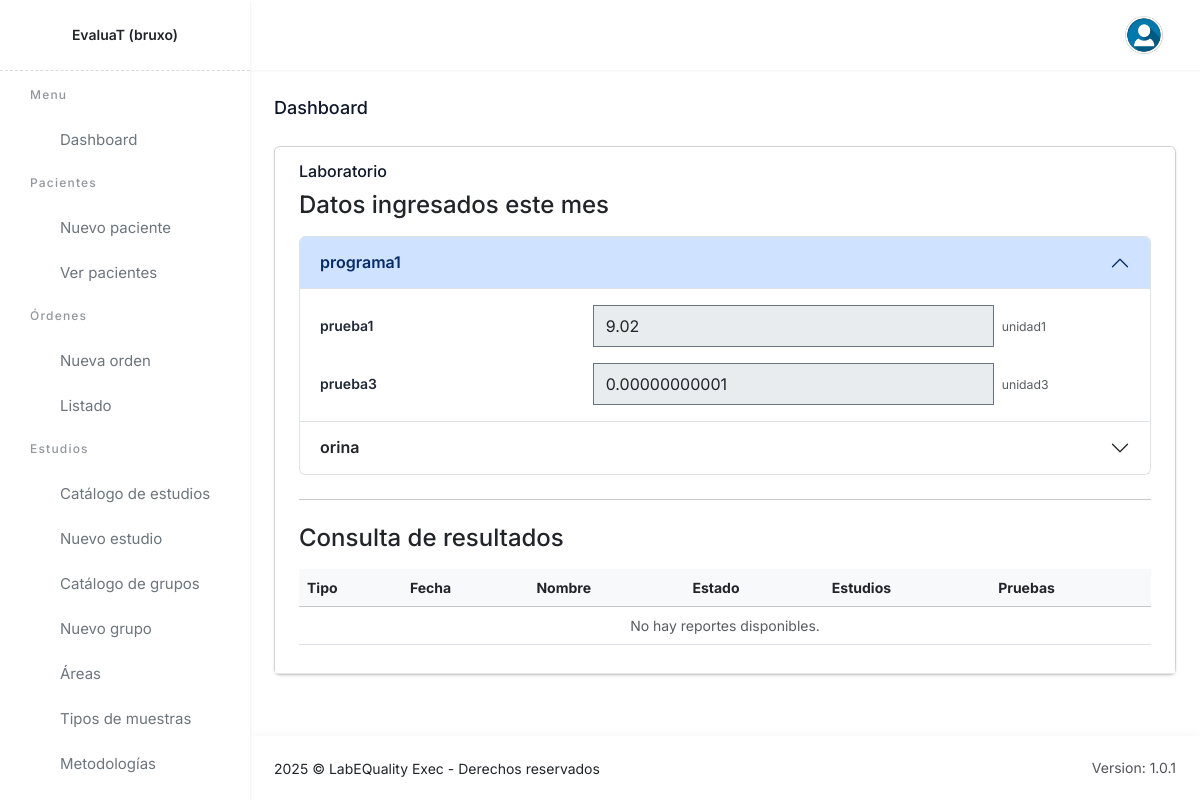
Before: /lab/ (signed in) with the older database file.
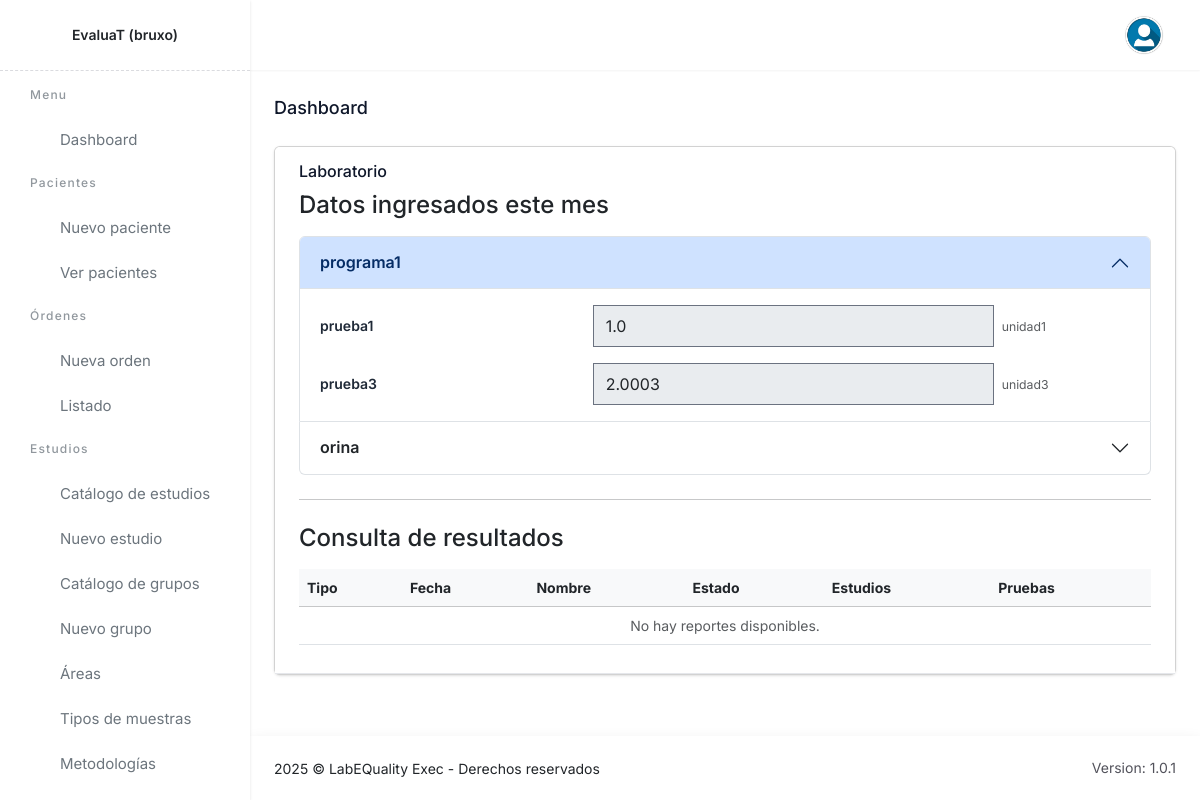
After: the same page with the newer database file.
### lab/models.py (models this page shows, shortened)
class Dato(models.Model):
    laboratorio_id = models.ForeignKey(Laboratorio, on_delete=models.PROTECT, related_name='datos')
    prueba_id = models.ForeignKey(Prueba, on_delete=models.PROTECT, related_name='datos')
    valor = models.FloatField()
    fecha = models.DateTimeField(auto_now_add=True)
    mes = models.DateField(default=first_day_of_current_month)  # primer día del mes actual
    class Meta:
        constraints = [
            models.UniqueConstraint(
                fields=['laboratorio_id', 'prueba_id', 'mes'],
                name='uq_dato_lab_prueba_mes'
            )
        ]

### lab/views.py (the view, shortened to what this page needs)
# urls.py: path("lab/", views.LabMainView.as_view(), name='labmainview'),
class LabMainView(LoginRequiredMixin, View):
    template_name = 'labmain.html'
    login_url = reverse_lazy('lab:homepage')
    template_name = 'labmain.html'
    login_url = reverse_lazy('lab:homepage')
    def get(self, request):
        lab_id = request.session.get("laboratorio_seleccionado")
        lab = Laboratorio.objects.filter(id=lab_id).first() if lab_id else None
        if not lab:
            messages.error(request, "No hay laboratorio asociado a tu usuario.")
            return redirect('lab:homepage')
        avanzar_estado_si_corresponde(lab, persistir=True)
        ctx = {'lab': lab, 'today': timezone.localdate()}
        cfgs = (LaboratorioPruebaConfig.objects
                .filter(laboratorio_id=lab)
                .select_related("prueba_id", "unidad_de_medida_id"))
        unidades_por_prueba = {
            c.prueba_id_id: (c.unidad_de_medida_id.nombre if c.unidad_de_medida_id else "")
            for c in cfgs
        }
        pruebas_cfg_ids = list(unidades_por_prueba.keys())
        pls = ProgramaLaboratorio.objects.filter(laboratorio_id=lab).select_related("programa_id")
        programas = []
        for pl in pls:
            pruebas = (Prueba.objects
                       .filter(programa_id=pl.programa_id, id__in=pruebas_cfg_ids)
                       .order_by("nombre"))
            if pruebas.exists():
                filas = [{"prueba": p, "unidad": unidades_por_prueba.get(p.id, "")} for p in pruebas]
                programas.append({"programa": pl.programa_id, "filas": filas})
        pruebas_flat = Prueba.objects.filter(id__in=pruebas_cfg_ids).order_by("nombre")
        mes_vigente = timezone.localdate().replace(day=1)
        datos_list = Dato.objects.filter(laboratorio_id=lab.id, mes=mes_vigente)
        datos_por_prueba = {d.prueba_id_id: d for d in datos_list}
        pruebas_flat = Prueba.objects.filter(id__in=pruebas_cfg_ids).order_by("programa_id__nombre", "nombre")
        mes_vigente = timezone.localdate().replace(day=1)
        datos_list = Dato.objects.filter(laboratorio_id=lab.id, mes=mes_vigente)
        datos_por_prueba = {d.prueba_id_id: d for d in datos_list}
        grupos = []
        for pl in pls:
            pruebas = (Prueba.objects
                    .filter(programa_id=pl.programa_id, id__in=pruebas_cfg_ids)
                    .order_by("nombre"))
            if not pruebas.exists():
                continue
            filas = []
            for p in pruebas:
                unidad = unidades_por_prueba.get(p.id, "") or (p.unidad_de_medida_seleccionado_id.nombre if getattr(p, "unidad_de_medida_seleccionado_id", None) else "")
                filas.append({"prueba": p, "unidad": unidad})
            grupos.append({"programa": pl.programa_id, "filas": filas})
        ctx.update({
            "programas": grupos,           # grupos colapsables
            "pruebas": pruebas_flat,       # lista plana usada por JS si se requiere
            "datos_por_prueba": datos_por_prueba,
            "mes_vigente": mes_vigente,
        })
        return render(request, self.template_name, ctx)

### lab/templatetags/custom_tags.py (called while the page is built)
@register.filter
def get_item(dictionary, key):
    return dictionary.get(key)

### lab/views.py (called while the page is built, shortened)
def avanzar_estado_si_corresponde(lab, *, persistir: bool = True):
    from django.utils import timezone
    hoy = timezone.localdate()
    if lab.estado == 3:
        return lab

### lab/templates/labmain.html
{% extends "base.html" %} {% load static %} {% block content %}
<h4 class="text-slate-900 dark:text-slate-200 text-lg font-medium mb-6">Dashboard</h4>
<div class="grid sm:grid-cols-1 gap-6">
  <div class="card">
    <div class="card-header">
      <h6 class="card-title">Laboratorio</h6>
      {% if lab.estado == 3 %}
        {% include "partials/_data_review.html" %}
      {% elif lab.estado == 2 %}
        {% include "partials/_data_entry.html" %}
      {% else %}
        {% include "accept_configurations.html" %}
      {% endif %}
    </div>
  </div>
</div>
{% endblock %} {% block customscripts %} {% endblock %}

### lab/templates/partials/_data_review.html (shortened to what this page needs)
{% load static %}
{% load custom_tags %}
<section class="mb-4" aria-labelledby="sec-datos-mes">
  <h2 id="sec-datos-mes" class="h4 mb-3">Datos ingresados este mes</h2>
  {% if programas %}
    <div class="accordion" id="accordionEstudios">
      {% for grp in programas %}
        <div class="accordion-item">
          <h2 class="accordion-header" id="hd-{{ grp.programa.id }}">
            <button class="accordion-button{% if not forloop.first %} collapsed{% endif %}" type="button" data-bs-toggle="collapse"
                    data-bs-target="#rb-{{ grp.programa.id }}" aria-expanded="{% if forloop.first %}true{% else %}false{% endif %}"
                    aria-controls="rb-{{ grp.programa.id }}">
              {{ grp.programa.nombre }}
            </button>
          </h2>
          <div id="rb-{{ grp.programa.id }}" class="accordion-collapse collapse{% if forloop.first %} show{% endif %}" aria-labelledby="hd-{{ grp.programa.id }}">
            <div class="accordion-body">
              <div class="row g-3">
                {% for row in grp.filas %}
                  {% with p=row.prueba dato=datos_por_prueba|get_item:row.prueba.id %}
                  <div class="col-12">
                    <div class="row g-2 align-items-center">
                      <div class="col-12 col-md-4">
                        <label class="col-form-label fw-semibold">{{ p.nombre }}</label>
                      </div>
                      <div class="col-12 col-md-6">
                        <input type="text" class="form-control form-control-sm" value="{{ dato.valor|default:'' }}" disabled>
                      </div>
                      <div class="col-12 col-md-2 text-muted">
                        <span class="small">{{ row.unidad|default:"" }}</span>
                      </div>
                    </div>
                  </div>
                  {% endwith %}
                {% endfor %}
              </div>
            </div>
          </div>
        </div>
      {% endfor %}
    </div>
  {% else %}
    <div class="alert alert-info mb-0" role="alert">
      No hay datos capturados este mes.
    </div>
  {% endif %}
</section>
<hr class="my-4">
<section aria-labelledby="sec-reportes">
  <h2 id="sec-reportes" class="h4 mb-3">Consulta de resultados</h2>
  <div class="table-responsive">
    <table class="table table-hover align-middle">
      <thead class="table-light">
        <tr>
          <th scope="col">Tipo</th>
          <th scope="col">Fecha</th>
          <th scope="col">Nombre</th>
          <th scope="col">Estado</th>
          <th scope="col">Estudios</th>
          <th scope="col">Pruebas</th>
        </tr>
      </thead>
      <tbody>
        {% if reportes %}
          {% for r in reportes %}
            <tr>
              <td class="text-capitalize">{{ r.tipo }}</td>
              <td>{{ r.fecha|date:"Y-m-d" }}</td>
              <td>
                {% if r.archivo %}
                  <a href="{{ r.archivo.url }}" target="_blank" rel="noopener">{{ r.nombre }}</a>
                {% else %}
                  {{ r.nombre }}
                {% endif %}
              </td>
              <td class="text-capitalize">{{ r.estado }}</td>
              <td>
                {% with lst=r.programas.all %}
                  {% if lst %}{{ lst|join:", " }}{% else %}—{% endif %}
                {% endwith %}
              </td>
              <td>
                {% with lst=r.pruebas.all %}
                  {% if lst %}{{ lst|join:", " }}{% else %}—{% endif %}
                {% endwith %}
              </td>
            </tr>
          {% endfor %}
        {% else %}
          <tr><td colspan="6" class="text-center text-muted">No hay reportes disponibles.</td></tr>
        {% endif %}
      </tbody>
    </table>
  </div>
</section>

Changed rows visible on the page:
removed Dato: valor "9.02"
removed Dato: valor "0.00000000001"
added Dato: valor "1.0"
added Dato: valor "2.0003"
